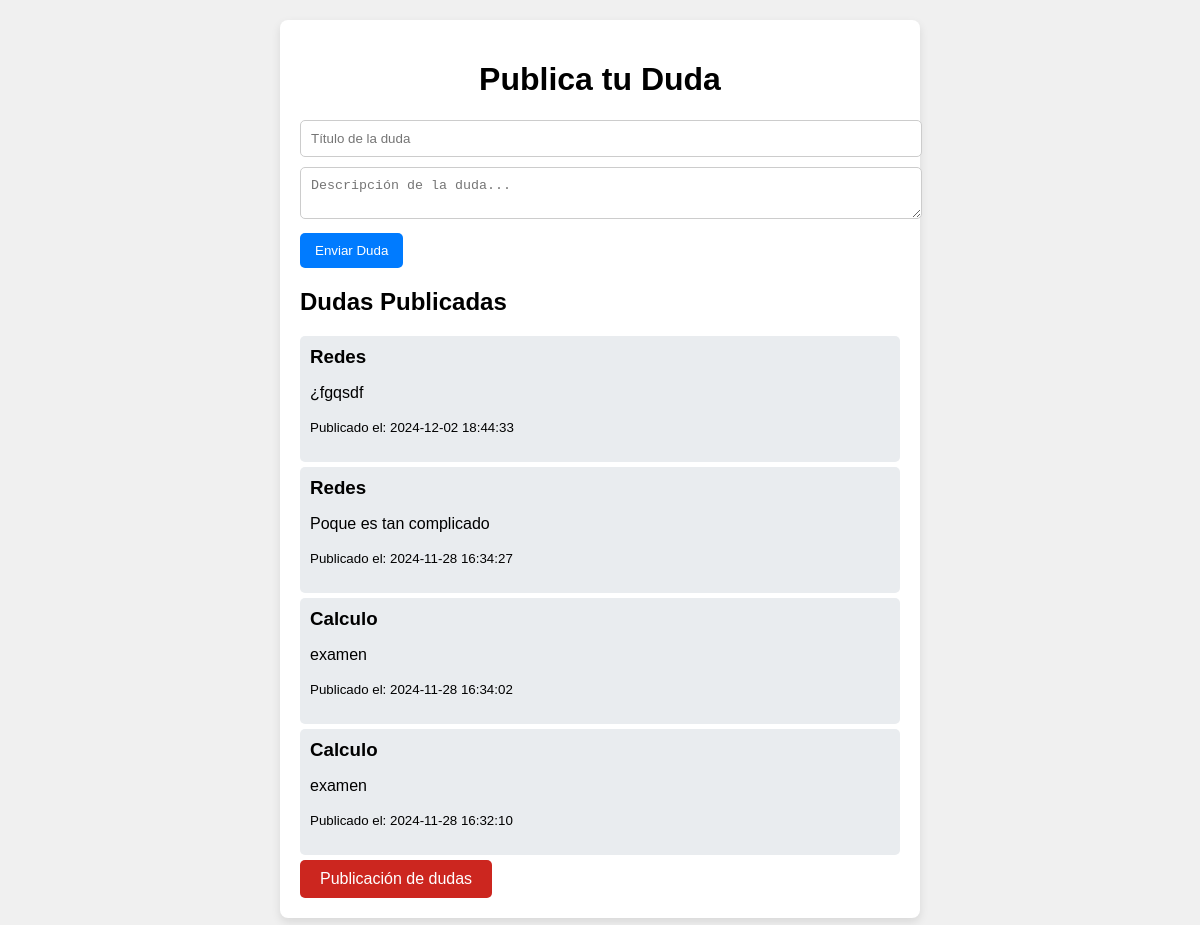
The app's page /dudas.php with its own data.
### tables this page shows
CREATE TABLE `dudas` (
  `id` int(11) NOT NULL,
  `titulo` varchar(255) NOT NULL,
  `descripcion` text NOT NULL,
  `fecha` timestamp NOT NULL DEFAULT current_timestamp()
);

### dudas.php (the view, shortened to what this page needs)
<?php
$servername = "localhost";
$username = "root";
$password = "";
$dbname = "ayuda_leon";
$conn = new mysqli($servername, $username, $password, $dbname);
$result = $conn->query("SELECT * FROM dudas ORDER BY fecha DESC");
?>
<!DOCTYPE html>
<html lang="es">
<head>
</head>
<body>
    <div class="container">
        <h1>Publica tu Duda</h1>
        <form method="POST" action="">
            <input type="text" name="titulo" placeholder="Título de la duda" required>
            <textarea name="descripcion" placeholder="Descripción de la duda..." required></textarea>
            <button type="submit">Enviar Duda</button>
        </form>
        <h2>Dudas Publicadas</h2>
        <?php if ($result->num_rows > 0): ?>
            <?php while ($row = $result->fetch_assoc()): ?>
                <div class="duda">
                    <h3><?php echo $row['titulo']; ?></h3>
                    <p><?php echo $row['descripcion']; ?></p>
                    <p><small>Publicado el: <?php echo $row['fecha']; ?></small></p>
                </div>
            <?php endwhile; ?>
        <?php else: ?>
            <p>No hay dudas publicadas todavía.</p>
        <?php endif; ?>
        </body>
    <footer>
    <div>
    <a href="http://localhost/ayuda%20leon/dashboard.php" class="boton">Publicación de dudas</a>
    </div>
    </footer>

### dudas.php (style rules this page uses)
body { font-family: Arial, sans-serif; margin: 0; padding: 20px; background-color: #f0f0f0; }
.container { max-width: 600px; margin: auto; background: white; padding: 20px; border-radius: 8px; box-shadow: 0 4px 10px rgba(0, 0, 0, 0.1); }
h1 { text-align: center; }
form { margin-bottom: 20px; }
input[type="text"], textarea { width: 100%; margin-bottom: 10px; padding: 10px; border: 1px solid #ccc; border-radius: 5px; }
button { background-color: #007BFF; color: white; border: none; padding: 10px 15px; border-radius: 5px; cursor: pointer; }
.duda { background: #e9ecef; padding: 10px; margin: 5px 0; border-radius: 5px; }
.duda h3 { margin: 0; }
.boton { background-color: #cc261f; color: white; padding: 10px 20px; text-align: center; text-decoration: none; display: inline-block; border: none; border-radius: 5px; cursor: pointer; }

### records on screen
dudas: titulo "Redes", descripcion "¿fgqsdf", fecha "2024-12-02 18:44:33"
dudas: titulo "Redes", descripcion "Poque es tan complicado", fecha "2024-11-28 16:34:27"
dudas: titulo "Calculo", descripcion "examen", fecha "2024-11-28 16:34:02"
dudas: titulo "Calculo", descripcion "examen", fecha "2024-11-28 16:32:10"
